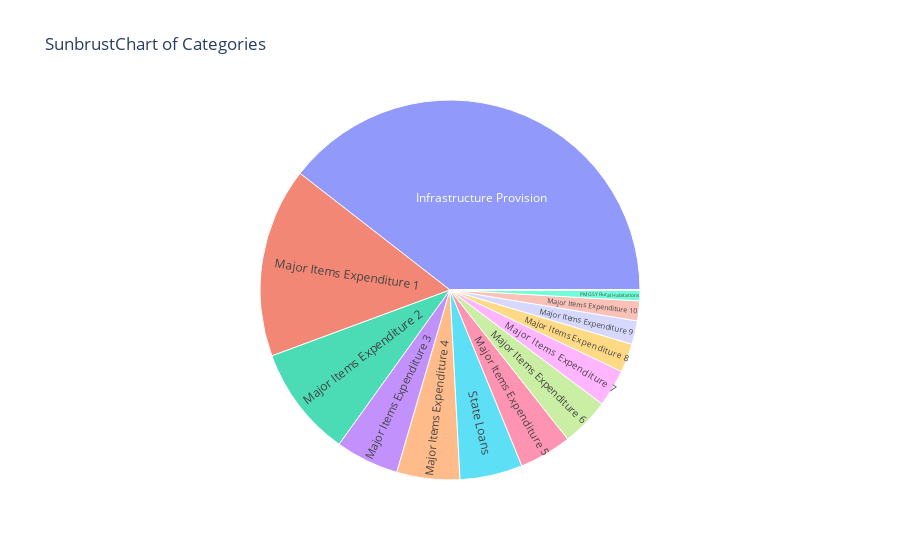

This figure's notebook cell:
### Code cell
fig_sunbrust = px.sunburst(budget_df, path = ["Category"], values="Value", title="SunbrustChart of Categories")
fig_sunbrust.show()

### Figure 1 — Plotly figure (JSON) as saved in the notebook; plotly's stock layout.template omitted (floating-point values rounded to 4 significant figures)
{"data": [{"branchvalues": "total", "domain": {"x": [0, 1], "y": [0, 1]}, "hovertemplate": "labels=%{label}<br>Value=%{value}<br>parent=%{parent}<br>id=%{id}<extra></extra>", "ids": ["Electricity Applications", "Electricity Registrations", "Employment Benefit Youth", "Employment Scheme A Youth", "Employment Scheme B Jobs", "Expenditure Central Sector Scheme", "Expenditure Centrally Sponsored Scheme", "Expenditure Defence", "Expenditure Finance Commission and Other Transfers", "Expenditure Interest Payments", "Expenditure Other Expenditure", "Expenditure Pensions", "Expenditure States' Share of Taxes and Duties", "Expenditure Subsidies", "Free Electricity Households", "Free Electricity Units", "Infrastructure Provision", "Major Items Expenditure 1", "Major Items Expenditure 10", "Major Items Expenditure 2", "Major Items Expenditure 3", "Major Items Expenditure 4", "Major Items Expenditure 5", "Major Items Expenditure 6", "Major Items Expenditure 7", "Major Items Expenditure 8", "Major Items Expenditure 9", "PMGSY Rural Habitations", "Receipts Borrowing and Other Liabilities", "Receipts Corporation Tax", "Receipts GST and Other Taxes", "Receipts Income Tax", "Receipts Non-Debt Capital Receipts", "Receipts Non-Tax Receipts", "Receipts Union Excise Duties", "State Loans"], "labels": ["Electricity Applications", "Electricity Registrations", "Employment Benefit Youth", "Employment Scheme A Youth", "Employment Scheme B Jobs", "Expenditure Central Sector Scheme", "Expenditure Centrally Sponsored Scheme", "Expenditure Defence", "Expenditure Finance Commission and Other Transfers", "Expenditure Interest Payments", "Expenditure Other Expenditure", "Expenditure Pensions", "Expenditure States' Share of Taxes and Duties", "Expenditure Subsidies", "Free Electricity Households", "Free Electricity Units", "Infrastructure Provision", "Major Items Expenditure 1", "Major Items Expenditure 10", "Major Items Expenditure 2", "Major Items Expenditure 3", "Major Items Expenditure 4", "Major Items Expenditure 5", "Major Items Expenditure 6", "Major Items Expenditure 7", "Major Items Expenditure 8", "Major Items Expenditure 9", "PMGSY Rural Habitations", "Receipts Borrowing and Other Liabilities", "Receipts Corporation Tax", "Receipts GST and Other Taxes", "Receipts Income Tax", "Receipts Non-Debt Capital Receipts", "Receipts Non-Tax Receipts", "Receipts Union Excise Duties", "State Loans"], "name": "", "parents": ["", "", "", "", "", "", "", "", "", "", "", "", "", "", "", "", "", "", "", "", "", "", "", "", "", "", "", "", "", "", "", "", "", "", "", ""], "type": "sunburst", "values": [14, 1.28, 210, 30, 50, 16, 8, 8, 9, 19, 9, 4, 21, 6, 1, 300, 1111111, 454773, 47559, 265808, 151851, 150983, 125638, 116342, 89287, 68769, 56501, 25000, 27, 17, 18, 19, 4, 9, 5, 150000]}], "layout": {"legend": {"tracegroupgap": 0}, "title": {"text": "SunbrustChart of Categories"}}}
